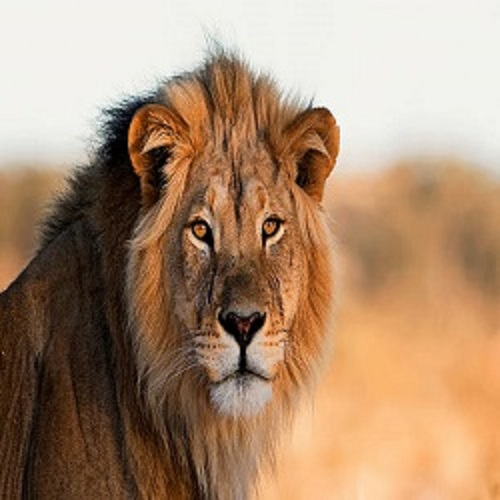
#> input picture 1.jpg, 500 x 500 px
$ jupyter execute 'task 4.2.ipynb'
#> lines starting #> are read from the running program, lines starting #| are printed output that depends on the picture
[cell 1]
# Task-2 :Take 2 image crop some part of both image and swap it.

[cell 2]
import numpy as np
import cv2

[cell 3]
first = cv2.imread("1.jpg")
#> first is the input picture: shape (500, 500, 3); mean B, G, R 113.2, 140.5, 171.7
cv2.imshow("first",first)
cv2.waitKey()
cv2.destroyAllWindows()
first.shape
#> Out = (500, 500, 3)

[cell 4]
second = cv2.imread("2.jpg")
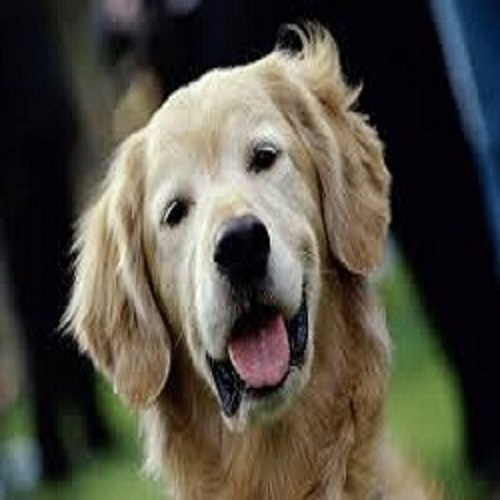
#> input picture 2.jpg, 500 x 500 px
#> second is the input picture: shape (500, 500, 3); mean B, G, R 66.7, 77.7, 80.9
cv2.imshow("second",second)
cv2.waitKey()
cv2.destroyAllWindows()
second.shape
#> Out = (500, 500, 3)

[cell 5]
crop_first = first[10:360,100:320]
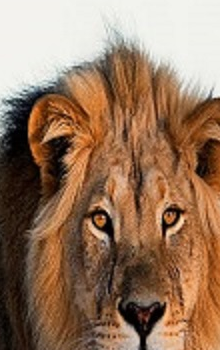
#> crop_first: shape (350, 220, 3); mean B, G, R 93.5, 118, 150
cv2.imshow("crop_first",crop_first)
cv2.waitKey()
cv2.destroyAllWindows()

[cell 6]
crop_second = second[0:350,100:320]
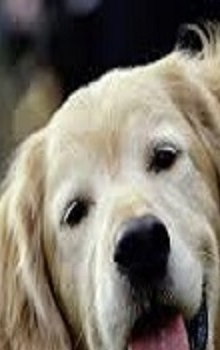
#> crop_second: shape (350, 220, 3); mean B, G, R 108.3, 119.7, 126.2
cv2.imshow("crop_second",crop_second)
cv2.waitKey()
cv2.destroyAllWindows()

[cell 7]
second[10:360,100:320]=crop_first
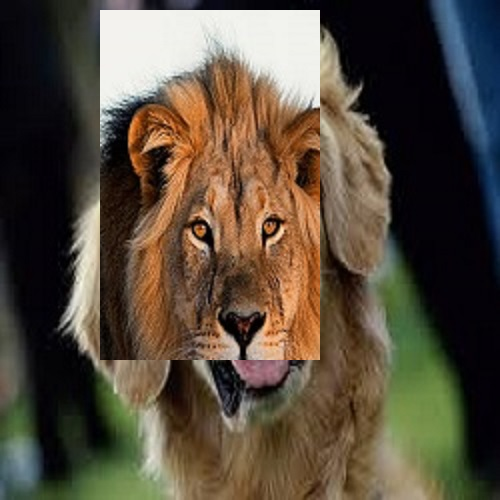
#> second: shape (500, 500, 3); mean B, G, R 61.8, 76.6, 87.5
cv2.imshow("swap",second)
cv2.waitKey()
cv2.destroyAllWindows()
